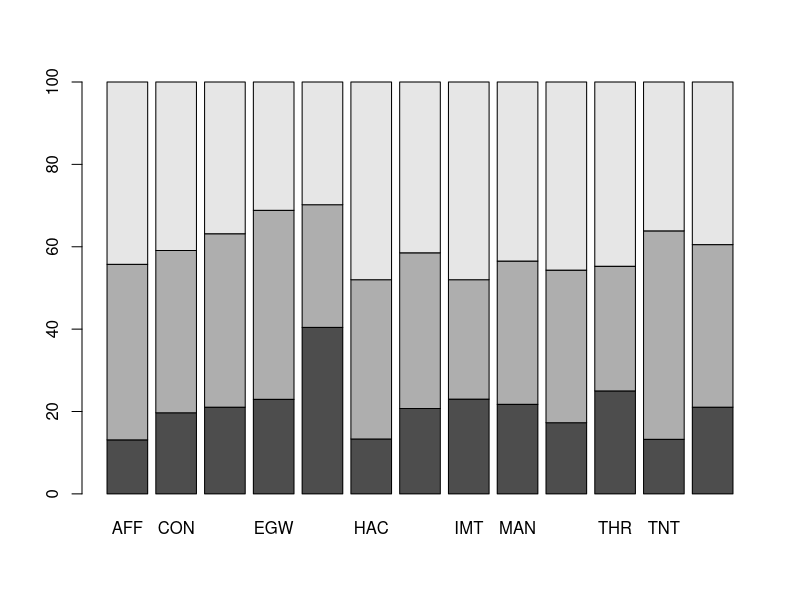

Generate this figure with R:
data <- read.csv("data.csv")

x <- table(data$C_FinancialLiteracy,data$C_Industry)
percentages <- prop.table(x,margin=2)*100

barplot(percentages)
